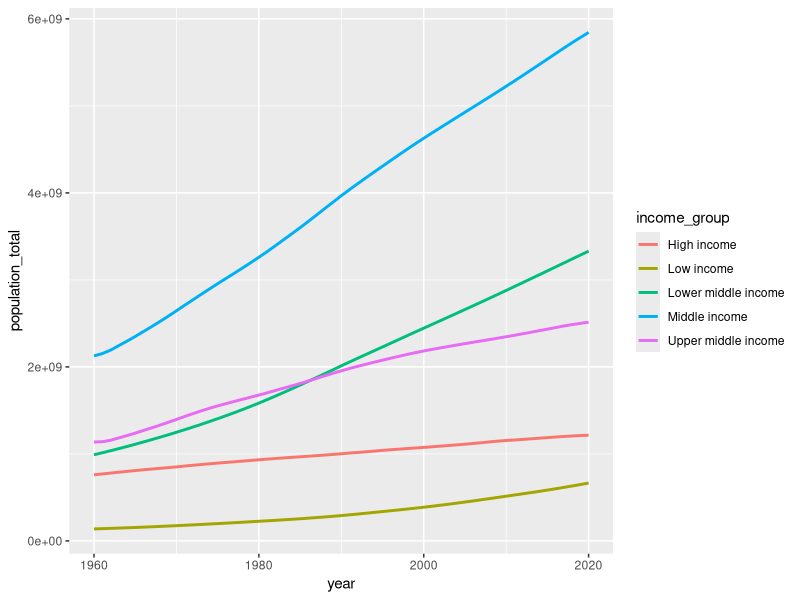

Write the R code that produced this figure.
library(tidyverse)

world_bank_income <- read_csv("data/world_bank_income.csv")

world_bank_income %>% 
  ggplot(aes(x = year, y = population_total, 
             color = income_group)) + 
  geom_line(size = 1)
